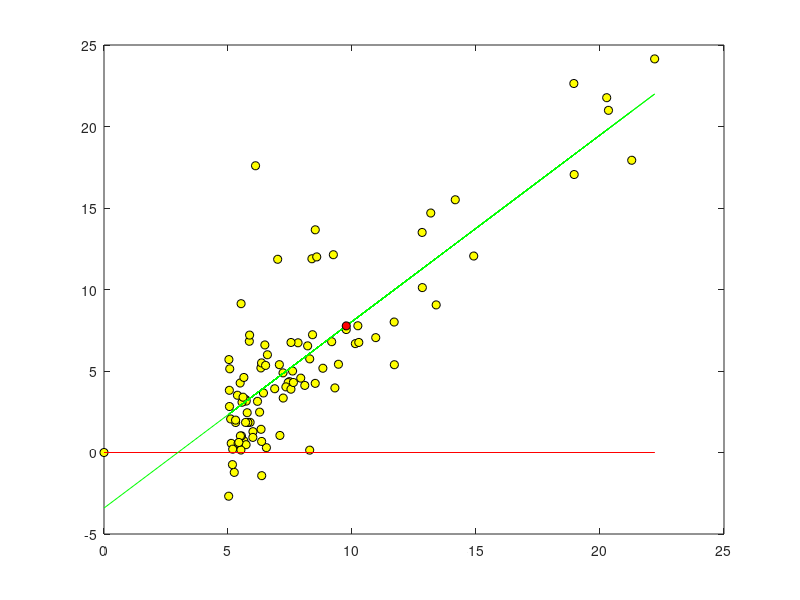
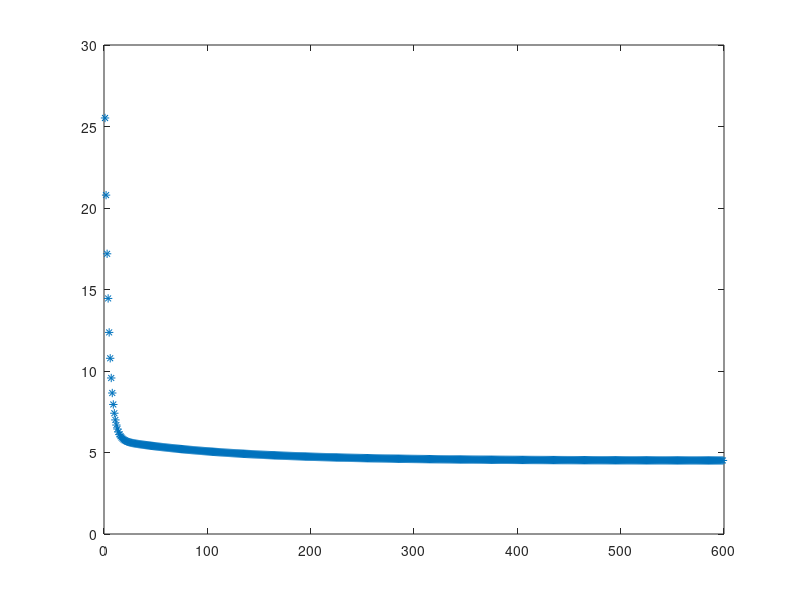

The MATLAB script that drew these images, in order:
clear all;
close all;

datos = load("dataset_RegresionLineal.txt");

x = datos(:, 1); 
y = datos(:, 2); 
m = numel(x);

a0 = 0;
a1 = 0;
beta = 0.023; 
iterMax = 600;
iter = 1; 

figure(1); 
plot(x, y, 'ok', 'MarkerFaceColor', 'y');
hold on; 

h = a0 + (a1 * x); 
plot(x, h, 'r'); 

J = (1 / (2 * m )) * sum((h - y).^2); 

while(iter < iterMax)

 a0 = a0 - (beta * ((1 / m) * sum(h - y)));
 a1 = a1 - (beta * ((1 / m) * sum((h-y).*x)));
 h = a0 + (a1 * x);
 J = (1 / (2 * m )) * sum((h - y).^2); 
 convergencia(iter) = J;
 iter = iter + 1; 
end

figure(1);
plot(x, h, 'g');

figure(2);
plot(convergencia, '*');
%prueba
datoEntrada = 9.7687; 
hDatoEntrada = a0 + (a1 * datoEntrada); 
%resultado
figure(1);
plot(datoEntrada, hDatoEntrada, 'ok', 'MarkerFaceColor','r');

